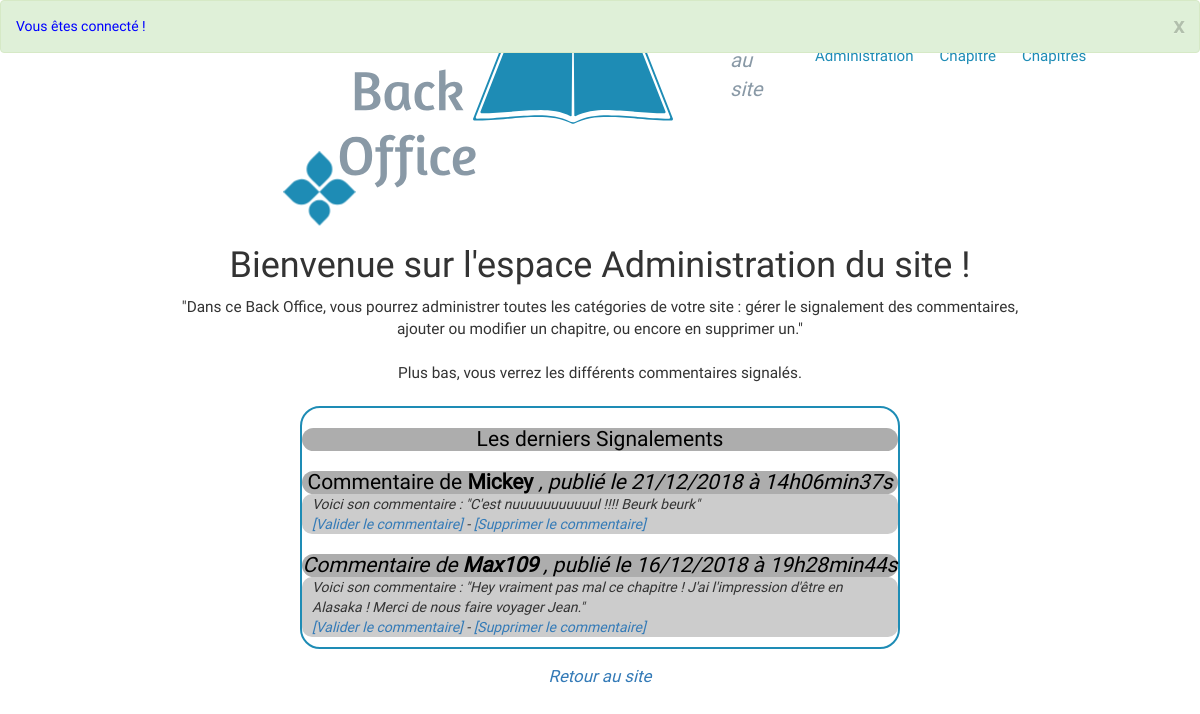
Screenshot of /index.php?action=BO_welcome (signed in) with the database file from the repository.
### tables this page shows
CREATE TABLE IF NOT EXISTS `comments` (
  `id` int(11) NOT NULL AUTO_INCREMENT,
  `post_id` int(11) NOT NULL,
  `comment_author` varchar(255) NOT NULL,
  `comment_content` text NOT NULL,
  `comment_alert` int(11) NOT NULL,
  `creation_date` datetime NOT NULL,
  PRIMARY KEY (`id`)
);

### controller/ControllerAlerts.php (called while the page is built, shortened)
<?php
require_once('model/AlertManager.php');
require_once('controller/Controller.php');
class ControllerAlerts extends Controller
{
    public function allAlerts()
    {
        $alertManager = new AlertManager();
        $alerts       = $alertManager->getAlerts();
        require('view/BO_welcomeView.php');
    }
}

### model/AlertManager.php (called while the page is built, shortened)
<?php
class AlertManager extends Manager
{
    public function getAlerts()
    {
        $db  = $this->dbConnect();
        $req = $db->query('SELECT id, post_id, comment_author, comment_content, DATE_FORMAT(creation_date, \'%d/%m/%Y à %Hh%imin%ss\') AS creation_date_fr FROM comments WHERE comment_alert = 1 ORDER BY creation_date DESC');
        return $req;
    }
}

### view/BO_welcomeView.php (the view, shortened to what this page needs)
<div class="index_pages">
	<section id="BO_welcome_index">
		<h1>Bienvenue sur l'espace Administration du site !</h1>
		<p class="welcome_description"> "Dans ce Back Office, vous pourrez administrer toutes les catégories de votre site : gérer le signalement des commentaires, ajouter ou modifier un chapitre, ou encore en supprimer un."<br/><br/>
		Plus bas, vous verrez les différents commentaires signalés.
		</p>
	</section>
		<section id="BO_welcome_allAlerts">
			<h3>Les derniers Signalements</h3>
			<?php
			while ($data = $alerts->fetch())
			{
			?>
		    	<div class="alerts">
		        	<h3>
		        		Commentaire de <strong><?= htmlspecialchars($data['comment_author']) ?></strong>
		        		<em>, publié le <?= $data['creation_date_fr'] ?></em><br/>
		            	<em>
		            </h3>
		            <p>
		            	Voici son commentaire : <em>"<?= $data['comment_content'] ?>"</em>
		            	<br/><em><a class="validComment" href="index.php?action=BO_deleteAlert&amp;commentId=<?= $data['id'] ?>" onclick="return(confirm('Etes-vous sûr de vouloir valider ce commentaire signalé ?'));">[Valider le commentaire]</a></em>
		            	<em> - </em>
		            	<em><a class="deleteComment" href="index.php?action=BO_validAlert&amp;commentId=<?= $data['id'] ?>" onclick="return(confirm('Etes-vous sûr de vouloir supprimer ce commentaire signalé ?'));">[Supprimer le commentaire]</a></em></p>
			    </div>
			<?php
			}
			?>
		</section>
		<section id="BO_welcome_footer">
			<p><a class="BO_links_footer" href="index.php">Retour au site</a></p>
		</section>
</div>
<?php require('BO_template.php'); ?>

### public/css/style.css (style rules this page uses)
body { font-family: 'Roboto Regular', serif; }
h1, h3 { text-align:center; }
h3 { background-color:#adadad; color:black; border-radius: 20px; font-size:1.5em; margin-bottom:0px; }
.welcome_description { text-align: center; }
.index_pages { display: flex; flex-direction: column; justify-content: center; align-items: center; }
#BO_welcome_footer { margin-top: 10px; }
#BO_welcome_footer p { text-decoration: none; padding: 6px; font-size: 1.2em; font-style: italic; }
#BO_welcome_index { width: 70%; height: 100px; margin-right: 20px; margin-left: 20px; font-size: 1.1em; margin-bottom: 80px; }
#BO_welcome_allAlerts { border: 2px solid #1e8cb5; border-radius: 20px; width: 50%; margin-left: 60px; margin-right: 60px; }
.alerts p { background-color:#CCCCCC; margin-top:0px; padding-left: 10px; padding-right: 10px; border-radius: 10px; }
.alerts { margin:auto; }

### rows the page displays
comments: comment_author "Mickey", creation_date_fr "21/12/2018 à 14h06min37s", comment_content "C'est nuuuuuuuuuuul !!!! Beurk beurk"
comments: comment_author "Max109", creation_date_fr "16/12/2018 à 19h28min44s", comment_content "Hey vraiment pas mal ce chapitre ! J'ai l'impression d'être en Alasaka ! Merci de nous faire voyager Jean."

### other values shown
$_SESSION['flash']['message'] "Vous êtes connecté !"
